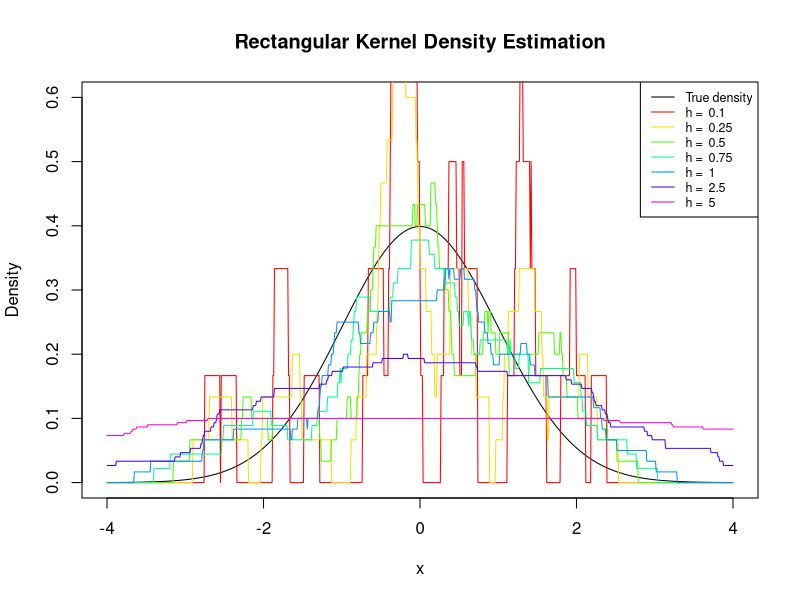
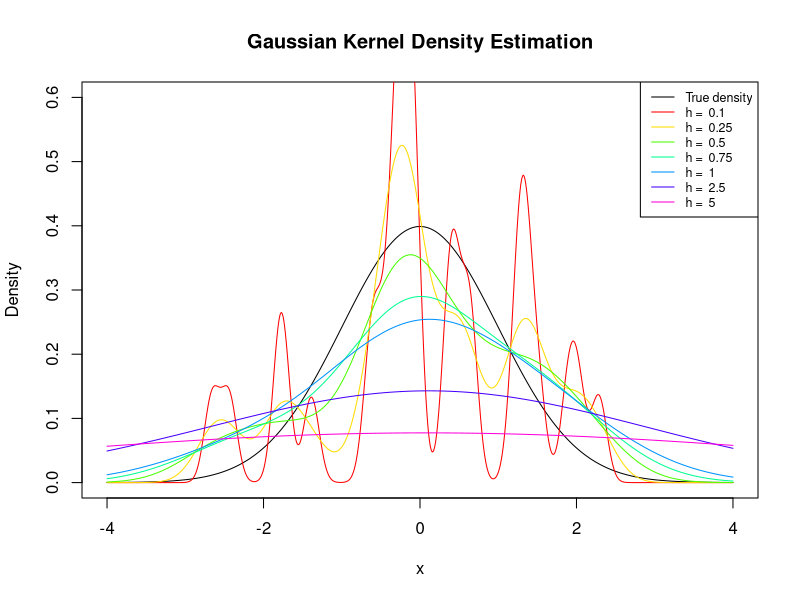
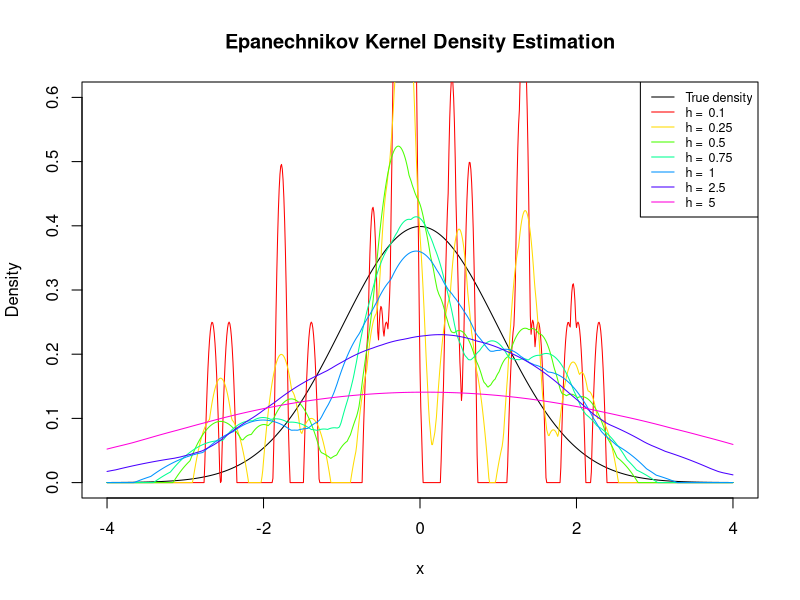
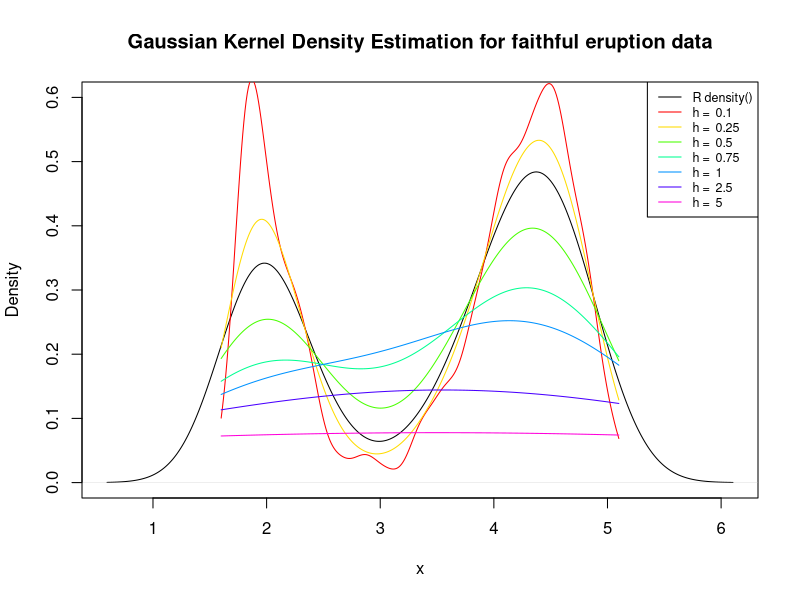

Here is the R script that generated these plots, in order:
## ---- chunk 1
knitr::opts_chunk$set(echo = TRUE)
## ---- chunk 2
# Enter data
x <- c(82,69,73,43,58,56,76,65)
y <- c(63,42,74,37,51,43,80,62)

# Two-sided t-test
t.test(x, y, alternative = "two.sided", mu = 0, conf.level = 0.95, paired = TRUE)
# t.test(x-y, alternative = "two.sided", mu = 0, conf.level = 0.95)  # alternative

# Two-sided Wilcoxon signed rank test
wilcox.test(x, y, alternative = "two.sided", mu = 0, conf.level = 0.95, 
            paired = TRUE, conf.int = TRUE)
# wilcox.test(x-y, alternative = "two.sided", mu = 0, conf.level = 0.95, 
#             conf.int = TRUE)  # alternative
## ---- chunk 3
fnTestPowerMC <- function(fnError, n = 30, theta = 0, alpha = 0.05, nSim = 10^4,
                          ...) {
  # This function estimates the probability of rejecting the null hypothesis of a
  # t-test and a Wilcoxon signed rank test using Monte Carlo simulations of iid
  # random variables X_i = \theta + \epsilon_i.
  # 
  # Args:
  #   fnError:  Function which generates random samples from a symmetric error 
  #             distribution \epsilon
  #   n:        Number of random samples used in tests
  #   theta:    True parameter
  #   alpha:    Significance level used in tests
  #   nSim:     Number of MC simulations of size n
  #   ...:      Further arguments to be passed to fnError
  #   
  # Returns:
  #   A list containing the following elements:
  #     $TProb:       MC estimation of rejection probability for the t-test
  #     $WilcoxProb:  MC estimation of rejection probability for the Wilcoxon
  #                   signed rank test
  
  # Perform MC simulation
  matX <- matrix(theta + fnError(n*nSim, ...), ncol = n)
  
  # Define sub-functions which only return p-values from the two tests
  fnPvalT <- function(x, theta) {
    return(t.test(x, mu = theta)$p.value)
  }
  fnPvalWilcox <- function(x, theta) {
    return(wilcox.test(x, mu = theta)$p.value)
  }
  
  # Perform nSim number of tests with sample size n for each of the two tests
  vecPvalT <- apply(matX, 1, fnPvalT, theta = theta)
  vecPvalWilcox <- apply(matX, 1, fnPvalWilcox, theta = theta)
  
  # Compute and return estimations of rejection probabilities
  result <- list()
  result$TProb <- mean(vecPvalT < alpha)
  result$WilcoxProb <- mean(vecPvalWilcox < alpha)
  return(result)
}
## ---- chunk 4
# Set seed
set.seed(42)

# Normal errors
fnTestPowerMC(fnError = rnorm, nSim = 10^5, theta = 0)

# Cauchy errors (t-distribution with df = 1)
fnTestPowerMC(fnError = rt, nSim = 10^5, df = 1)

# Uniform errors
fnTestPowerMC(fnError = runif, nSim = 10^5, min = -1, max = 1)
## ---- chunk 5
fnKernelDensityEst <- function(x, X, K, h) {
  # This function computes the kernel density estimates for a given sample X and
  # kernel K with bandwidth h at points x.
  # 
  # Args:
  #   x: Points for which the kernel density estimates are computed
  #   X: Data sample on which the kernel density estimation is fitted
  #   K: Kernel function to be used for smoothing
  #   h: Smoothing Bandwidth
  #   
  # Returns:
  #   A vector of the kernel density estimates at the points x
  
  # Get number of points and sample size
  nPts <- length(x)
  n <- length(X)
  
  # Compute the estimated kernel density values for every bandwidth
  kernels <- list()
  for(i in 1:length(h)) {
    matKernel <- K((matrix(rep(X, nPts), ncol = n, byrow = TRUE) - x) / h[i])
    kernels <- append(kernels, list((1/(n*h[i])) * apply(matKernel, 1, sum)))
  }
  
  # If h is scalar return just a matrix with the kernels
  # If h is a vector return a list with multiple kernels, their x and h values
  if(length(h) == 1) {
    return(kernels[[1]])
  } else {
    return(list(x = x, h = h, kernels = kernels))
  }
}
## ---- chunk 6
fnKernelPlot <- function(listKernels, title = NULL, data = NULL) {
  # This function plots the kernel density estimates for a given kernel list
  # 
  # Args:
  #   listKernels: list of kernels calculated with fnKernelDensityEst
  #   title: main title of plot
  #   
  # Returns:
  #   -
  
  # Save number of kernels (each with a different bandwidth)
  nKernels <- length(listKernels$kernels)
  
  # Create palette depending on size of list
  cols <- rainbow(nKernels, alpha = 1)
  
  # Plot theoretical density of histogram (if data is available)
  if(is.null(data)) {
    plot(listKernels$x, dnorm(listKernels$x), type = "l",
         main = title, xlab = "x", ylab = "Density", ylim = c(0,0.6))
  } else {
    plot(density(data), main = title, xlab = "x",
         ylab = "Density", ylim = c(0,0.6))
  }
  
  # Print kernels
  for(i in 1:nKernels) {
    lines(listKernels$x, listKernels$kernels[[i]], col = cols[i])
  }
  
  # Create and add legend
  dlegend <- ifelse(is.null(data), "True density", "R density()")
  hlegend <- sapply(listKernels$h, function(x) {x <- paste("h = ", x)})
  legend("topright", legend = c(dlegend, hlegend),
         col = c("black", cols), lty = 1, cex = 0.75)
}
## ---- chunk 7
# Define different smoothing kernels

fnRectangularKernel <- function(x) {
  return(0.5 * (abs(x) <= 1))
}

fnGaussianKernel <- function(x) {
  return((1/sqrt(2*pi)) * exp((-0.5) * x^2))
}

fnEpanechnikovKernel <- function(x) {
  return(0.75 * (1 - x^2) * (abs(x) <= 1))
}
## ---- chunk 8

# Sample size and generate sample
set.seed(42)
n <- 30
X <- rnorm(n)

# Define points to estimate kernel density on
x <- seq(-4, 4, 0.01)

# Set different bandwidths
#h <- c(0.1, 1, 10)
h <- c(0.1, 0.25, 0.5, 0.75, 1, 2.5, 5)

# Rectangular kernel density estimation
fnKernelPlot(fnKernelDensityEst(x, X, K = fnRectangularKernel, h),
             title = "Rectangular Kernel Density Estimation")

# Gaussian kernel density estimation
fnKernelPlot(fnKernelDensityEst(x, X, K = fnGaussianKernel, h),
             title = "Gaussian Kernel Density Estimation")

# Epanechnikov kernel density estimation
fnKernelPlot(fnKernelDensityEst(x, X, K = fnEpanechnikovKernel, h),
             title = "Epanechnikov Kernel Density Estimation")
## ---- chunk 9
# Faithful kernel density estimation
data <- faithful$eruptions
x <- seq(min(data), max(data), 0.01)

fnKernelPlot(fnKernelDensityEst(x, data, K = fnGaussianKernel, h),
             title = "Gaussian Kernel Density Estimation for faithful eruption data",
             data = data)
## ---- chunk 10
fnG <- function(x, X, K, h) {
  # This function computes the function G for given bandwidth
  # 
  # Args:
  #   x: Points for which the kernel density estimates are computed
  #   X: Data sample on which the kernel density estimation is fitted
  #   K: Kernel function to be used for smoothing
  #   h: Smoothing Bandwidth
  #   
  # Returns:
  #   Result of function G
  
  # Get number of points and sample size
  nPts <- length(x)
  n <- length(X)
  
  G <- 0
  for(j in 1:n) {
    fj <- 0
    for(k in 1:n) {
      if(k != j) {
        fj <- fj + K((X[k] - X[j]) / h)
      }
    }
    G <- G + fj/((n-1)*h)
  }
  return(G/n)
}

fnJ <- function(x, X, h) {
  # Calculates J for given bandwidth
  G <- fnG(x, X, fnGaussianKernel, h)
  f <- fnKernelDensityEst(x, X, fnGaussianKernel, h)
  return(sum(f^2) - (2*G))
}

vech <- c(seq(0.1,0.9,0.1), seq(1,10,1))

vecJ <- NULL
for(h in vech) {
  vecJ <- c(vecJ, fnJ(x, X, h))
}
vech[which.min(vecJ)]
